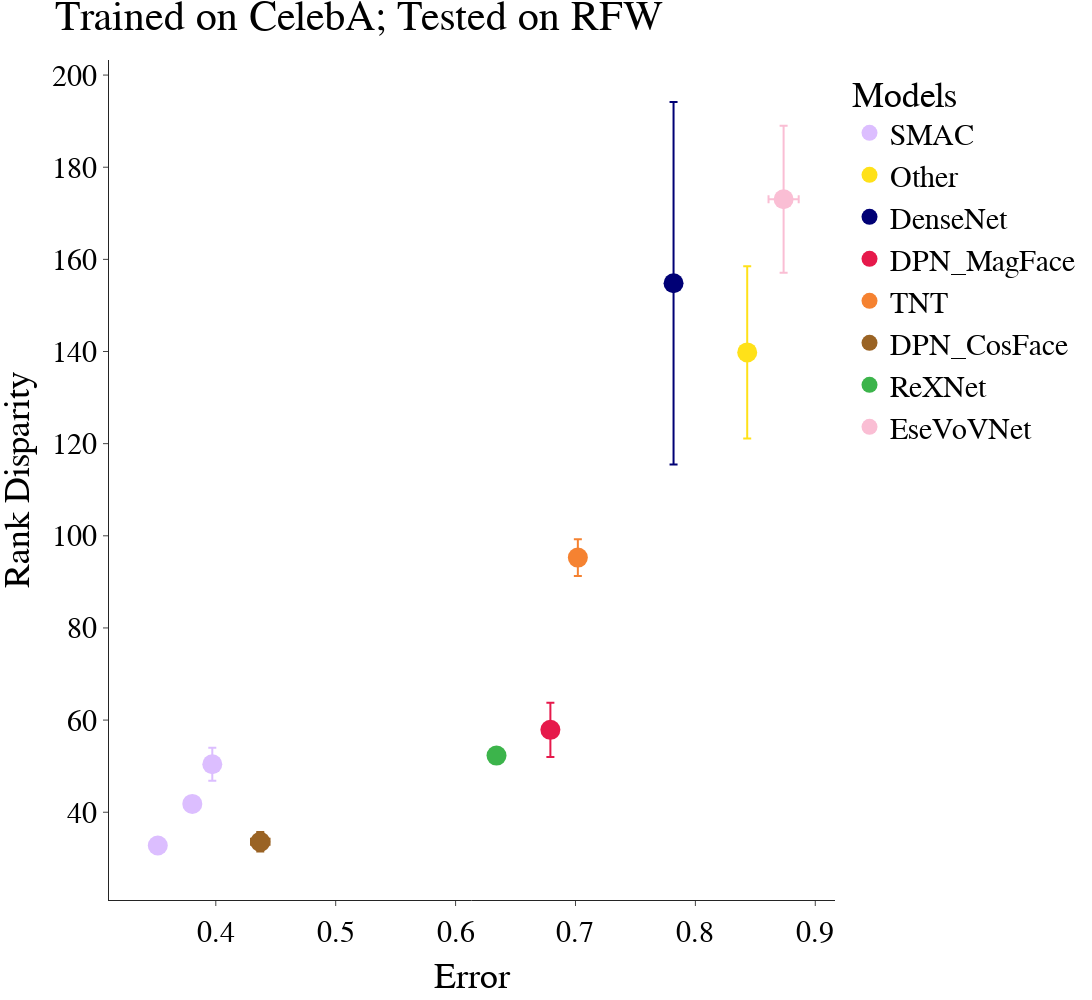
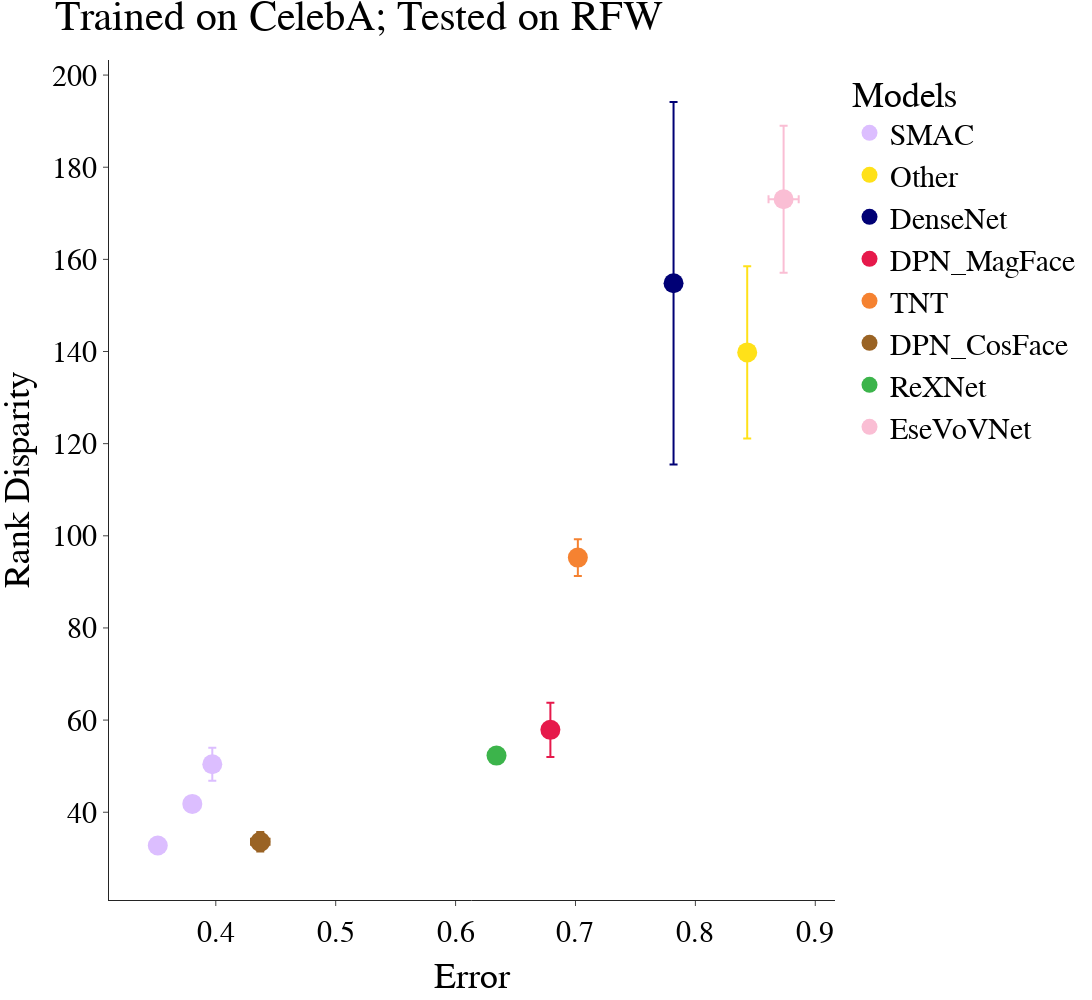

Notebook source saved alongside these figures, in order:
### Code cell
df_val, df_test = phase2('Rank Disparity', '', 2, plot=True)
# df_val, df_test = phase2('Disparity','disparity', 1, plot=True)
# df_val, df_test = phase2('Rank Ratio', 'rank_ratio', 2, ratio=True, plot=True)
# df_val, df_test = phase2('Ratio', 'ratio', 1, ratio=True, plot=True)
# df_val, df_test = phase2('Error Ratio', 'error_ratio', 1, ratio=True, error=True, plot=True)

### Figure 1 — Plotly figure (JSON) as saved in the notebook; plotly's stock layout.template omitted (floating-point values rounded to 4 significant figures)
{"data": [{"error_x": {"array": [0.002204, 0.004245, 0.001614]}, "error_y": {"array": [1.543, 0.6734, 3.596]}, "hovertemplate": "Model=SMAC<br>Accuracy_mean=%{x}<br>Disparity_mean=%{y}<extra></extra>", "legendgroup": "SMAC", "marker": {"color": "#dcbeff", "size": 20, "symbol": "circle"}, "mode": "markers", "name": "SMAC", "orientation": "v", "showlegend": true, "type": "scatter", "x": [0.3516, 0.3804, 0.3971], "xaxis": "x", "y": [32.78, 41.8, 50.42], "yaxis": "y"}, {"error_x": {"array": [0.003626]}, "error_y": {"array": [18.68]}, "hovertemplate": "Model=Other<br>Accuracy_mean=%{x}<br>Disparity_mean=%{y}<extra></extra>", "legendgroup": "Other", "marker": {"color": "#ffe119", "size": 20, "symbol": "circle"}, "mode": "markers", "name": "Other", "orientation": "v", "showlegend": true, "type": "scatter", "x": [0.8432], "xaxis": "x", "y": [139.8], "yaxis": "y"}, {"error_x": {"array": [0.004406]}, "error_y": {"array": [39.35]}, "hovertemplate": "Model=DenseNet<br>Accuracy_mean=%{x}<br>Disparity_mean=%{y}<extra></extra>", "legendgroup": "DenseNet", "marker": {"color": "#000075", "size": 20, "symbol": "circle"}, "mode": "markers", "name": "DenseNet", "orientation": "v", "showlegend": true, "type": "scatter", "x": [0.7818], "xaxis": "x", "y": [154.8], "yaxis": "y"}, {"error_x": {"array": [0.004652]}, "error_y": {"array": [5.87]}, "hovertemplate": "Model=DPN_MagFace<br>Accuracy_mean=%{x}<br>Disparity_mean=%{y}<extra></extra>", "legendgroup": "DPN_MagFace", "marker": {"color": "#e6194B", "size": 20, "symbol": "circle"}, "mode": "markers", "name": "DPN_MagFace", "orientation": "v", "showlegend": true, "type": "scatter", "x": [0.6791], "xaxis": "x", "y": [57.88], "yaxis": "y"}, {"error_x": {"array": [0.006417]}, "error_y": {"array": [3.997]}, "hovertemplate": "Model=TNT<br>Accuracy_mean=%{x}<br>Disparity_mean=%{y}<extra></extra>", "legendgroup": "TNT", "marker": {"color": "#f58231", "size": 20, "symbol": "circle"}, "mode": "markers", "name": "TNT", "orientation": "v", "showlegend": true, "type": "scatter", "x": [0.702], "xaxis": "x", "y": [95.27], "yaxis": "y"}, {"error_x": {"array": [0.007734]}, "error_y": {"array": [2.126]}, "hovertemplate": "Model=DPN_CosFace<br>Accuracy_mean=%{x}<br>Disparity_mean=%{y}<extra></extra>", "legendgroup": "DPN_CosFace", "marker": {"color": "#9a6324", "size": 20, "symbol": "circle"}, "mode": "markers", "name": "DPN_CosFace", "orientation": "v", "showlegend": true, "type": "scatter", "x": [0.4371], "xaxis": "x", "y": [33.58], "yaxis": "y"}, {"error_x": {"array": [0.002317]}, "error_y": {"array": [0.6835]}, "hovertemplate": "Model=ReXNet<br>Accuracy_mean=%{x}<br>Disparity_mean=%{y}<extra></extra>", "legendgroup": "ReXNet", "marker": {"color": "#3cb44b", "size": 20, "symbol": "circle"}, "mode": "markers", "name": "ReXNet", "orientation": "v", "showlegend": true, "type": "scatter", "x": [0.6341], "xaxis": "x", "y": [52.29], "yaxis": "y"}, {"error_x": {"array": [0.01258]}, "error_y": {"array": [15.97]}, "hovertemplate": "Model=EseVoVNet<br>Accuracy_mean=%{x}<br>Disparity_mean=%{y}<extra></extra>", "legendgroup": "EseVoVNet", "marker": {"color": "#fabed4", "size": 20, "symbol": "circle"}, "mode": "markers", "name": "EseVoVNet", "orientation": "v", "showlegend": true, "type": "scatter", "x": [0.8736], "xaxis": "x", "y": [173.0], "yaxis": "y"}], "layout": {"font": {"color": "Black", "family": "Times New Roman", "size": 30}, "height": 1000, "legend": {"title": {"text": "Models"}, "tracegroupgap": 0}, "margin": {"t": 60}, "title": {"text": "Trained on CelebA; Tested on RFW"}, "width": 1200, "xaxis": {"anchor": "y", "autorange": true, "domain": [0, 1], "range": [0.3123, 0.9164], "title": {"text": "Error"}, "type": "linear"}, "yaxis": {"anchor": "x", "autorange": true, "domain": [0, 1], "range": [20.95, 203.3], "title": {"text": "Rank Disparity"}, "type": "linear"}}}

### Figure 2 — Plotly figure (JSON) as saved in the notebook; plotly's stock layout.template omitted (floating-point values rounded to 4 significant figures)
{"data": [{"error_x": {"array": [0.002204, 0.004245, 0.001614]}, "error_y": {"array": [1.543, 0.6734, 3.596]}, "hovertemplate": "Model=SMAC<br>Accuracy_mean=%{x}<br>Disparity_mean=%{y}<extra></extra>", "legendgroup": "SMAC", "marker": {"color": "#dcbeff", "size": 20, "symbol": "circle"}, "mode": "markers", "name": "SMAC", "orientation": "v", "showlegend": true, "type": "scatter", "x": [0.3516, 0.3804, 0.3971], "xaxis": "x", "y": [32.78, 41.8, 50.42], "yaxis": "y"}, {"error_x": {"array": [0.003626]}, "error_y": {"array": [18.68]}, "hovertemplate": "Model=Other<br>Accuracy_mean=%{x}<br>Disparity_mean=%{y}<extra></extra>", "legendgroup": "Other", "marker": {"color": "#ffe119", "size": 20, "symbol": "circle"}, "mode": "markers", "name": "Other", "orientation": "v", "showlegend": true, "type": "scatter", "x": [0.8432], "xaxis": "x", "y": [139.8], "yaxis": "y"}, {"error_x": {"array": [0.004406]}, "error_y": {"array": [39.35]}, "hovertemplate": "Model=DenseNet<br>Accuracy_mean=%{x}<br>Disparity_mean=%{y}<extra></extra>", "legendgroup": "DenseNet", "marker": {"color": "#000075", "size": 20, "symbol": "circle"}, "mode": "markers", "name": "DenseNet", "orientation": "v", "showlegend": true, "type": "scatter", "x": [0.7818], "xaxis": "x", "y": [154.8], "yaxis": "y"}, {"error_x": {"array": [0.004652]}, "error_y": {"array": [5.87]}, "hovertemplate": "Model=DPN_MagFace<br>Accuracy_mean=%{x}<br>Disparity_mean=%{y}<extra></extra>", "legendgroup": "DPN_MagFace", "marker": {"color": "#e6194B", "size": 20, "symbol": "circle"}, "mode": "markers", "name": "DPN_MagFace", "orientation": "v", "showlegend": true, "type": "scatter", "x": [0.6791], "xaxis": "x", "y": [57.88], "yaxis": "y"}, {"error_x": {"array": [0.006417]}, "error_y": {"array": [3.997]}, "hovertemplate": "Model=TNT<br>Accuracy_mean=%{x}<br>Disparity_mean=%{y}<extra></extra>", "legendgroup": "TNT", "marker": {"color": "#f58231", "size": 20, "symbol": "circle"}, "mode": "markers", "name": "TNT", "orientation": "v", "showlegend": true, "type": "scatter", "x": [0.702], "xaxis": "x", "y": [95.27], "yaxis": "y"}, {"error_x": {"array": [0.007734]}, "error_y": {"array": [2.126]}, "hovertemplate": "Model=DPN_CosFace<br>Accuracy_mean=%{x}<br>Disparity_mean=%{y}<extra></extra>", "legendgroup": "DPN_CosFace", "marker": {"color": "#9a6324", "size": 20, "symbol": "circle"}, "mode": "markers", "name": "DPN_CosFace", "orientation": "v", "showlegend": true, "type": "scatter", "x": [0.4371], "xaxis": "x", "y": [33.58], "yaxis": "y"}, {"error_x": {"array": [0.002317]}, "error_y": {"array": [0.6835]}, "hovertemplate": "Model=ReXNet<br>Accuracy_mean=%{x}<br>Disparity_mean=%{y}<extra></extra>", "legendgroup": "ReXNet", "marker": {"color": "#3cb44b", "size": 20, "symbol": "circle"}, "mode": "markers", "name": "ReXNet", "orientation": "v", "showlegend": true, "type": "scatter", "x": [0.6341], "xaxis": "x", "y": [52.29], "yaxis": "y"}, {"error_x": {"array": [0.01258]}, "error_y": {"array": [15.97]}, "hovertemplate": "Model=EseVoVNet<br>Accuracy_mean=%{x}<br>Disparity_mean=%{y}<extra></extra>", "legendgroup": "EseVoVNet", "marker": {"color": "#fabed4", "size": 20, "symbol": "circle"}, "mode": "markers", "name": "EseVoVNet", "orientation": "v", "showlegend": true, "type": "scatter", "x": [0.8736], "xaxis": "x", "y": [173.0], "yaxis": "y"}], "layout": {"font": {"color": "Black", "family": "Times New Roman", "size": 30}, "height": 1000, "legend": {"title": {"text": "Models"}, "tracegroupgap": 0}, "margin": {"t": 60}, "title": {"text": "Trained on CelebA; Tested on RFW"}, "width": 1200, "xaxis": {"anchor": "y", "autorange": true, "domain": [0, 1], "range": [0.3123, 0.9164], "title": {"text": "Error"}, "type": "linear"}, "yaxis": {"anchor": "x", "autorange": true, "domain": [0, 1], "range": [20.95, 203.3], "title": {"text": "Rank Disparity"}, "type": "linear"}}}
